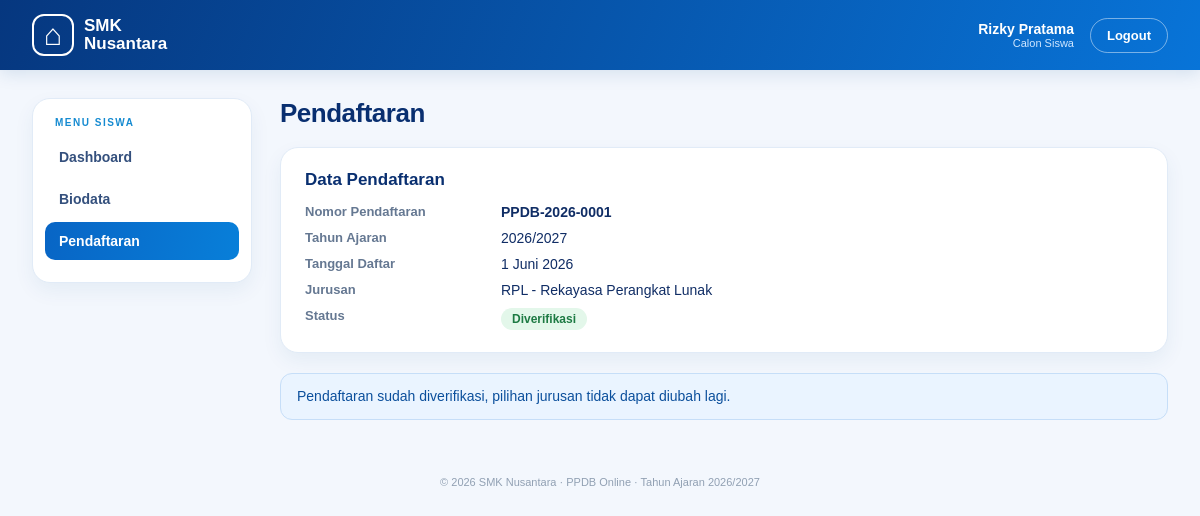
Screenshot of /siswa/pendaftaran.php (signed in) with the database file from the repository.
### tables this page shows
CREATE TABLE pendaftaran (
  id_pendaftaran INT AUTO_INCREMENT PRIMARY KEY,
  id_siswa INT NOT NULL,
  id_jurusan INT NOT NULL,
  tahun_ajaran VARCHAR(9) NOT NULL,
  tanggal_daftar DATETIME NOT NULL,
  status ENUM('Menunggu', 'Diverifikasi', 'Ditolak') NOT NULL DEFAULT 'Menunggu',
  UNIQUE (id_siswa, tahun_ajaran),
  FOREIGN KEY (id_siswa) REFERENCES siswa(id_siswa) ON DELETE CASCADE,
  FOREIGN KEY (id_jurusan) REFERENCES jurusan(id_jurusan) ON DELETE RESTRICT
);

CREATE TABLE jurusan (
  id_jurusan INT AUTO_INCREMENT PRIMARY KEY,
  kode_jurusan VARCHAR(10) NOT NULL UNIQUE,
  nama_jurusan VARCHAR(100) NOT NULL,
  kuota INT NOT NULL,
  deskripsi VARCHAR(255) NULL,
  aktif TINYINT(1) NOT NULL DEFAULT 1
);

### siswa/pendaftaran.php (the view, shortened to what this page needs)
<?php
require_once '../includes/fungsi.php';
$siswa = ambil_siswa($pdo, $_SESSION['id_user']);
$daftar = ambil_pendaftaran($pdo, $siswa['id_siswa']);
$bisa_ubah = boleh_diubah($daftar);
$id_pendaftaran_saya = $daftar['id_pendaftaran'] ?? 0;
$stmt = $pdo->prepare("SELECT j.*,
        (SELECT COUNT(*) FROM pendaftaran p
         WHERE p.id_jurusan = j.id_jurusan AND p.tahun_ajaran = ? AND p.status <> 'Ditolak'
         AND p.id_pendaftaran <> ?) AS terisi
    FROM jurusan j WHERE j.aktif = 1 ORDER BY j.kode_jurusan");
$stmt->execute([TAHUN_AJARAN, $id_pendaftaran_saya]);
$daftar_jurusan = $stmt->fetchAll();
$error = '';
include '../includes/header.php';
?>
<?php if (!biodata_lengkap($siswa)): ?>
  <div class="panel">
    <h2>Biodata Belum Lengkap</h2>
    <p class="muted">Anda harus melengkapi biodata dan mengupload pas foto 3x4 terlebih dahulu sebelum memilih jurusan dan mengirim pendaftaran.</p>
    <a href="biodata.php" class="btn btn-primary">Lengkapi Biodata</a>
  </div>
<?php else: ?>
  <?php if ($daftar): ?>
  <div class="panel">
    <h2>Data Pendaftaran</h2>
    <dl class="info-list">
      <dt>Nomor Pendaftaran</dt><dd><b><?= nomor_pendaftaran($daftar['id_pendaftaran']) ?></b></dd>
      <dt>Tahun Ajaran</dt><dd><?= e($daftar['tahun_ajaran']) ?></dd>
      <dt>Tanggal Daftar</dt><dd><?= tanggal_indo($daftar['tanggal_daftar']) ?></dd>
      <dt>Jurusan</dt><dd><?= e($daftar['kode_jurusan'] . ' - ' . $daftar['nama_jurusan']) ?></dd>
      <dt>Status</dt><dd><?= badge_status($daftar['status']) ?></dd>
    </dl>
  </div>
  <?php endif; ?>
  <?php if ($bisa_ubah): ?>
  <div class="panel">
    <h2><?= $daftar ? 'Ubah Pilihan Jurusan' : 'Pilih Jurusan' ?></h2>
    <?php if ($error): ?><div class="alert alert-error"><?= e($error) ?></div><?php endif; ?>
    <form action="" method="post">
      <div class="pilihan-jurusan">
        <?php foreach ($daftar_jurusan as $j):
            $sisa = $j['kuota'] - $j['terisi'];
            $penuh = $sisa <= 0;
            $dipilih = $daftar && $daftar['id_jurusan'] == $j['id_jurusan'];
        ?>
        <label class="opsi <?= $penuh ? 'penuh' : '' ?>">
          <input type="radio" name="id_jurusan" value="<?= $j['id_jurusan'] ?>" <?= $dipilih ? 'checked' : '' ?> <?= $penuh ? 'disabled' : '' ?> required>
          <span>
            <b><?= e($j['kode_jurusan']) ?> - <?= e($j['nama_jurusan']) ?></b>
            <small><?= e($j['deskripsi']) ?></small>
            <small><?= $penuh ? 'Kuota penuh' : 'Sisa kuota: ' . $sisa . ' dari ' . $j['kuota'] ?></small>
          </span>
        </label>
        <?php endforeach; ?>
      </div>
      <div class="form-actions">
        <button type="submit" class="btn btn-primary"><?= $daftar ? 'Simpan Pilihan' : 'Kirim Pendaftaran' ?></button>
      </div>
    </form>
  </div>
  <?php else: ?>
    <div class="alert alert-info">Pendaftaran sudah diverifikasi, pilihan jurusan tidak dapat diubah lagi.</div>
  <?php endif; ?>
<?php endif; ?>
<?php include '../includes/footer.php'; ?>

### includes/fungsi.php (shortened to what this page needs)
<?php
function e($teks)
{
    return htmlspecialchars((string) $teks, ENT_QUOTES, 'UTF-8');
}
function nomor_pendaftaran($id_pendaftaran)
{
    return 'PPDB-' . substr(TAHUN_AJARAN, 0, 4) . '-' . str_pad($id_pendaftaran, 4, '0', STR_PAD_LEFT);
}
function badge_status($status)
{
    $warna = ['Menunggu' => 'kuning', 'Diverifikasi' => 'hijau', 'Ditolak' => 'merah'];
    return '<span class="badge badge-' . $warna[$status] . '">' . e($status) . '</span>';
}
function tanggal_indo($tanggal)
{
    $bulan = ['', 'Januari', 'Februari', 'Maret', 'April', 'Mei', 'Juni', 'Juli', 'Agustus', 'September', 'Oktober', 'November', 'Desember'];
    $t = strtotime($tanggal);
    return date('j', $t) . ' ' . $bulan[(int) date('n', $t)] . ' ' . date('Y', $t);
}
function ambil_siswa($pdo, $id_user)
{
    $stmt = $pdo->prepare("SELECT s.*, u.email FROM siswa s JOIN users u ON u.id_user = s.id_user WHERE s.id_user = ?");
    $stmt->execute([$id_user]);
    return $stmt->fetch();
}
function ambil_pendaftaran($pdo, $id_siswa)
{
    $stmt = $pdo->prepare("SELECT p.*, j.kode_jurusan, j.nama_jurusan FROM pendaftaran p
        JOIN jurusan j ON j.id_jurusan = p.id_jurusan
        WHERE p.id_siswa = ? AND p.tahun_ajaran = ?");
    $stmt->execute([$id_siswa, TAHUN_AJARAN]);
    return $stmt->fetch();
}
function biodata_lengkap($siswa)
{
    $wajib = ['nisn', 'nama_lengkap', 'jenis_kelamin', 'tempat_lahir', 'tanggal_lahir', 'alamat', 'asal_sekolah', 'no_hp', 'foto'];
    return true;
}
function boleh_diubah($pendaftaran)
{
    return !$pendaftaran || $pendaftaran['status'] !== 'Diverifikasi';
}

### assets/css/dashboard.css (style rules this page uses)
* { box-sizing: border-box; }
body { margin: 0; background: #f3f7fd; color: #102d65; font-family: Arial, Helvetica, sans-serif; font-size: 14px; }
.panel { background: #fff; border: 1px solid #e1ebf7; border-radius: 18px; padding: 22px 24px; box-shadow: 0 8px 20px #164d8010; margin-bottom: 20px; }
.panel h2 { font-size: 17px; margin: 0 0 14px; color: #092f70; }
.info-list { display: grid; grid-template-columns: 180px 1fr; gap: 10px 16px; margin: 0; }
.info-list dt { color: #657892; font-weight: 700; font-size: 13px; }
.info-list dd { margin: 0; }
.badge { display: inline-block; padding: 4px 11px; border-radius: 20px; font-size: 12px; font-weight: 800; }
.badge-hijau { background: #e3f7ea; color: #1d7a43; }
.alert { padding: 12px 16px; border-radius: 12px; margin-bottom: 18px; line-height: 1.5; }
.alert-info { background: #eaf4ff; color: #0b4f9c; border: 1px solid #c6def8; }

### rows the page displays
pendaftaran: id_pendaftaran "PPDB-2026-0001", tahun_ajaran "2026/2027", tanggal_daftar "1 Juni 2026", id_jurusan.nama_jurusan "RPL - Rekayasa Perangkat Lunak", status "Diverifikasi"

### other values shown
$_SESSION['nama'] "Rizky Pratama"
$item[1] "Dashboard"
$item[1] "Biodata"
$item[1] "Pendaftaran"
$judul "Pendaftaran"
TAHUN_AJARAN "2026/2027"
